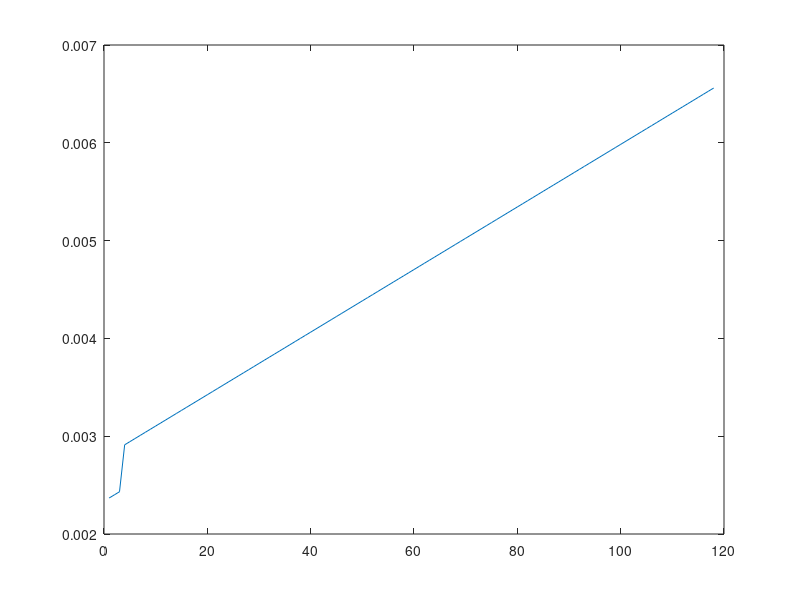

Write the MATLAB code that produced this figure.
function [result] = AnalyticalModel()
% Constants (in Byte)
LPhy     = 6; % Length of the PHY header
LMac_Hdr = 3; % Length of the MAC header
LMac_Ftr = 2; % Length of the MAC footer

% Variables
TS       = 0.000016;   % Slot length (in seconds)
LAddress = 4;          % Length of the MAC address info field (in byte)
BoSlots  = 3.5;        % Number of back off slots
RData    = 250 * 1000; % Raw data rate (Bit per second)

% Delays %

TTa      = @(TS) 12 * TS; % Tournaround time
LIFS     = @(TS) 40 * TS; % Long inter frame space
SIFS     = @(TS) 12 * TS; % Short inter frame space
TBoSlots = @(TS) 20 * TS; % Time for a back off slot

function y = checkSize(x, LAddress)
    if (LMac_Hdr + LAddress + x + LMac_Ftr > 127)
        y = NaN;
    else
        y = 1;
    end
end

% Frame delay
TFrame = @(x, RData, LAddress) 8 ...
    * (LPhy + LMac_Hdr + LAddress + x + LMac_Ftr) / RData;

% Acknowledgement delay
TAck = @(RData) 8 * (LPhy + LMac_Hdr + LMac_Ftr) / RData;

% Back off period delay
TBo = BoSlots * TBoSlots(TS);

% Inter frame space delay
function y = TIfs(x, TS, LAddress)
    if (LPhy + LMac_Hdr + LAddress + x + LMac_Ftr <= 18)
        y = SIFS(TS);
    else
        y = LIFS(TS);
    end
end

% Delay in total
delay = @(x, RData, TS, LAddress) (TBo + TFrame(x, RData, LAddress)...
    + TTa(TS) + TAck(RData) + TIfs(x, TS, LAddress))...
    * checkSize(x, LAddress);

% Throughput
TP = @(x, RData, TS, LAddress) 8 * x / delay(x, RData, TS, LAddress);

% Bandwidth efficiency
efficiency = @(x, RData, TS, LAddress) TP(x, RData, TS, LAddress)/RData;

intEnd = 120;
result = zeros(1, intEnd);
for i = 1:1:intEnd
    result(i) = delay(i, RData, TS, LAddress);
end
delay (110, RData, TS, LAddress)

plot(1:1:intEnd, result)
end